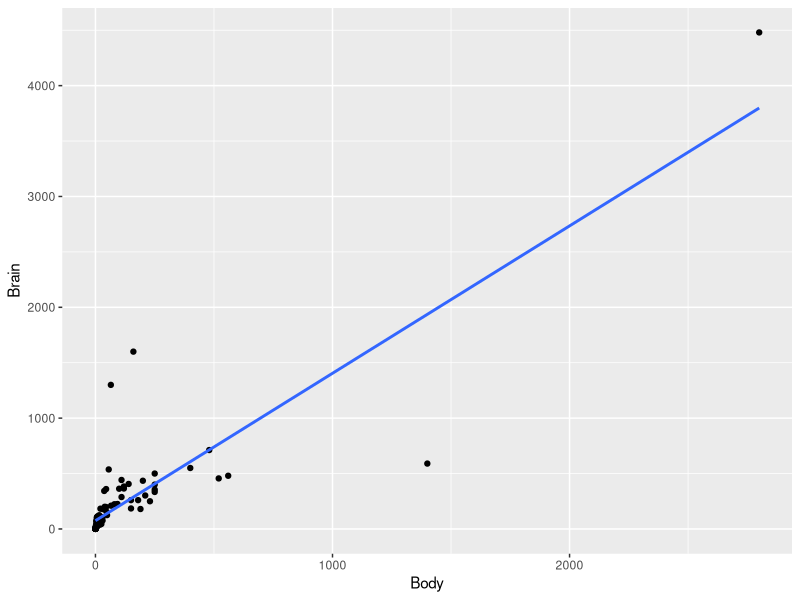
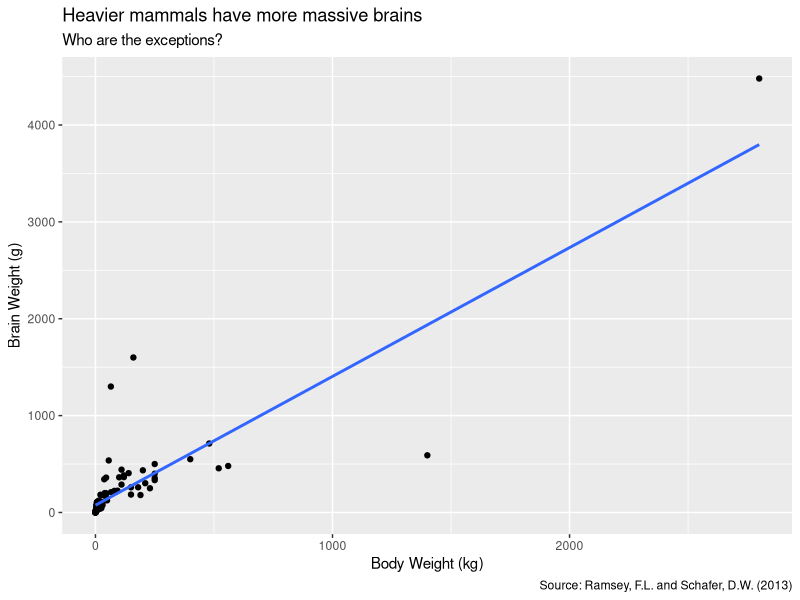
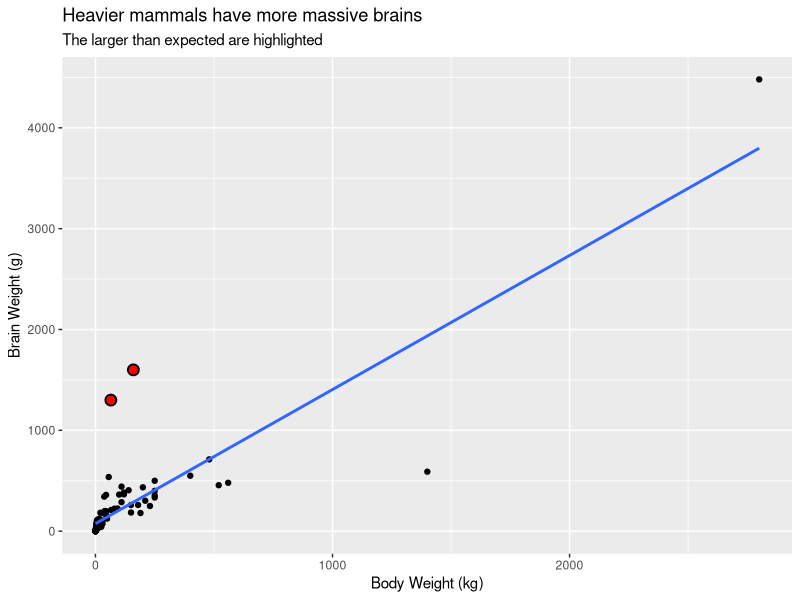
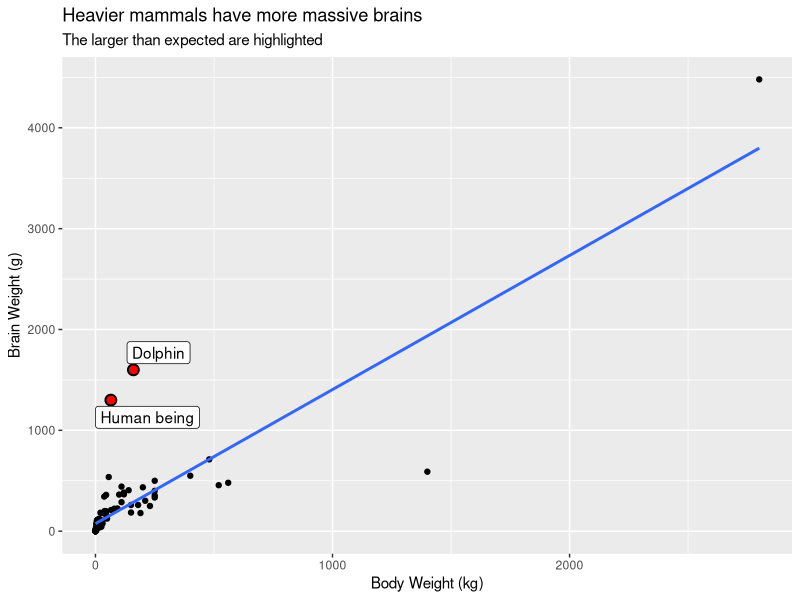
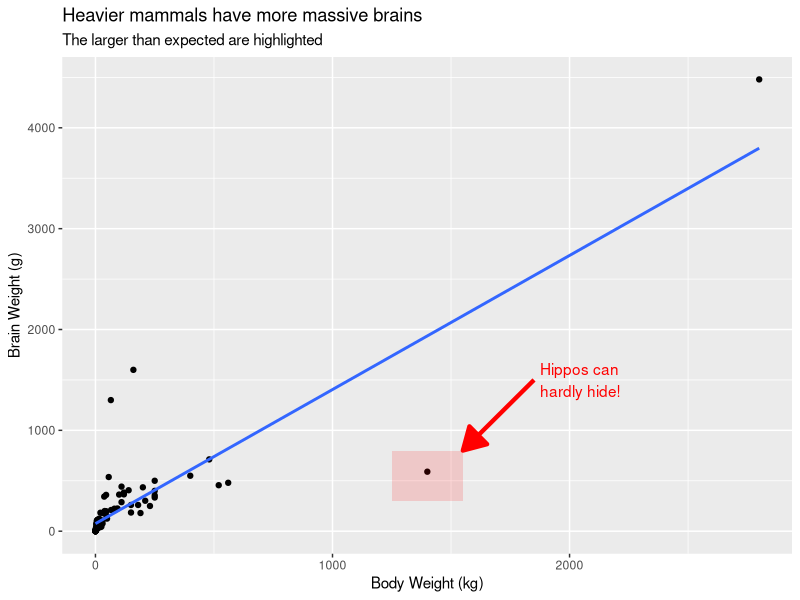
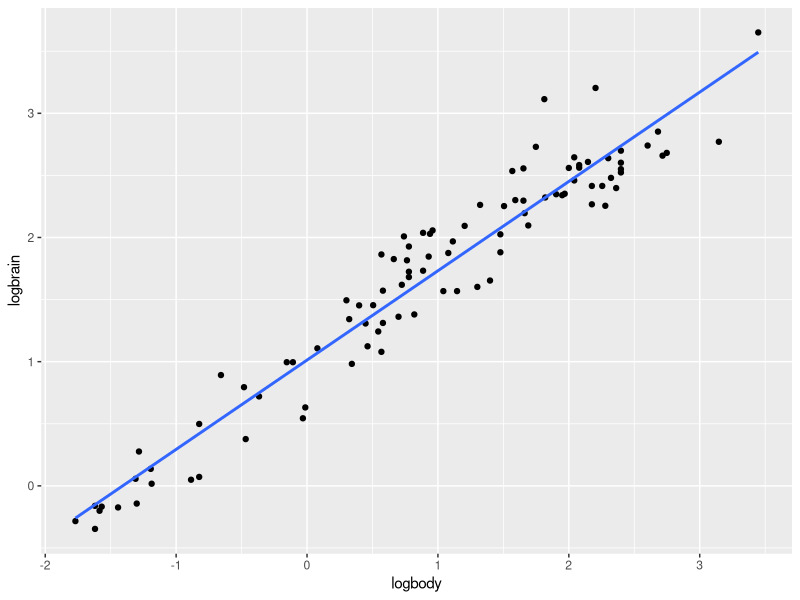
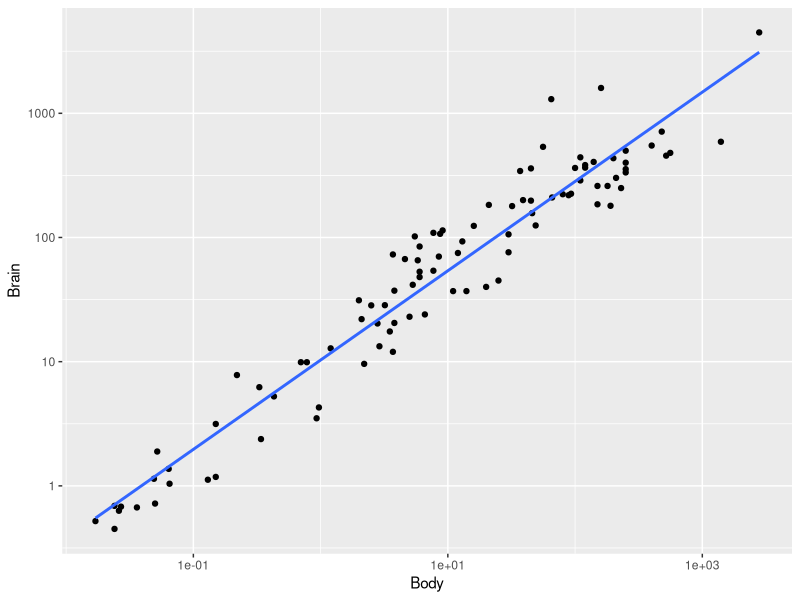
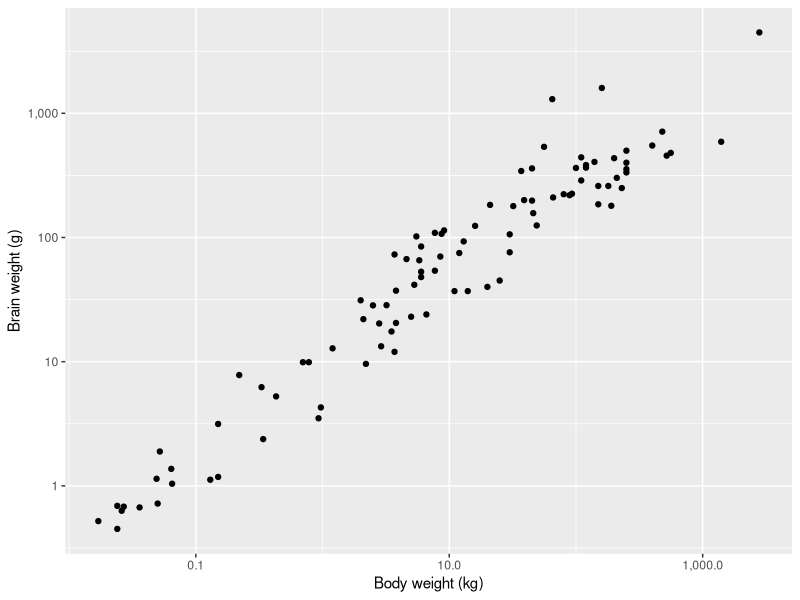

These figures' R source, in order:
## ---- chunk 1
#| label: setup
#| include: false
#| #| eval: true
library(tidyverse)
library(tidyverse)
library(scales)
library(ggrepel)
library(patchwork)
library(ggthemes)
library(palmerpenguins)
mammals <- read_csv("data/mammals.csv")
## ---- chunk 2
mammals <- read_csv("data/mammals.csv")
glimpse(mammals)
## ---- chunk 3
#| echo: false
ggplot(mammals, aes(x = Body, y = Brain)) +
  geom_point() +
  geom_smooth(method = "lm", se = F)
## ---- chunk 4
#| echo: false
#| code-line-numbers: "|4-10"
ggplot(mammals, aes(x = Body, y = Brain)) +
  geom_point() +
  geom_smooth(method = "lm", se = F) +
  labs(
    x = "Body Weight (kg)",
    y = "Brain Weight (g)",
    title = "Heavier mammals have more massive brains",
    subtitle = "Who are the exceptions?",
    caption = "Source: Ramsey, F.L. and Schafer, D.W. (2013)"
)
## ---- chunk 5
#| output-location: slide
#| code-line-numbers: "|1-2, 6|"
extreme_points <-mammals |> 
  filter(Body < 1000, Brain > 1000)

ggplot(mammals, aes(x = Body, y = Brain)) +
  geom_point() +
  geom_point(data = extreme_points, color = "black", fill = "red", size = 3, stroke = 1, shape = 21) +
  geom_smooth(method = "lm", se = F) +
  labs(
    x = "Body Weight (kg)",
    y = "Brain Weight (g)",
    title = "Heavier mammals have more massive brains",
    subtitle = "The larger than expected are highlighted"
)
## ---- chunk 6
#| output-location: slide
#| code-line-numbers: "|6-8"
extreme_points <-mammals |> 
  filter(Body < 1000, Brain > 1000)

ggplot(mammals, aes(x = Body, y = Brain)) +
  geom_point() +
  geom_point(data = extreme_points, color = "black", fill = "red", 
             size = 3, stroke = 1, shape = 21) +
  geom_label_repel(data = extreme_points, aes(label = Species)) +
  geom_smooth(method = "lm", se = F) +
  labs(
    x = "Body Weight (kg)",
    y = "Brain Weight (g)",
    title = "Heavier mammals have more massive brains",
    subtitle = "The larger than expected are highlighted"
)
## ---- chunk 7
mammals |> 
  filter(Body > 1000, Brain < 1000)
## ---- chunk 8
#| output-location: slide
#| code-line-numbers: "|10-15"
ggplot(mammals, aes(x = Body, y = Brain)) +
  geom_point() +
  geom_smooth(method = "lm", se = F) +
  labs(
    x = "Body Weight (kg)",
    y = "Brain Weight (g)",
    title = "Heavier mammals have more massive brains",
    subtitle = "The larger than expected are highlighted"
)+
  annotate(geom = "rect", fill = "red", alpha = 0.15, xmin = 1250, xmax = 1550, 
           ymin = 300, ymax = 800) +
  annotate(geom = "segment", x = 1850, y = 1500, xend = 1550, yend = 800, color = "red",
           lwd = 1.5, arrow = arrow(type = "closed")) +
  annotate(geom = "text", label = "Hippos can\nhardly hide!", x = 1875, y = 1500, color = "red",
           hjust = 0)
## ---- chunk 9
#| output-location: slide
mammals |> 
  mutate(logbody = log10(Body), logbrain = log10(Brain)) |> 
  ggplot(aes(x = logbody, y = logbrain)) +
  geom_point() +
  geom_smooth(method = "lm", se = F) 
## ---- chunk 10
#| output-location: slide
ggplot(mammals, aes(x = Body, y = Brain)) +
  geom_point() +
  geom_smooth(method = "lm", se = F)  +
  scale_x_log10() + 
  scale_y_log10()
## ---- chunk 11
#| output-location: slide
#| code-line-numbers: "|3-4"
ggplot(mammals, aes(x = Body, y = Brain)) +
  geom_point() +
  scale_x_log10(labels = comma_format()) + 
  scale_y_log10(labels = comma_format()) +
  labs(x = "Body weight (kg)",
       y = "Brain weight (g)")
## ---- chunk 12
#| output-location: slide
#| code-line-numbers: "|7"
ggplot(mammals, aes(x = Body, y = Brain)) +
  geom_point() +
  scale_x_log10(labels = comma_format()) + 
  scale_y_log10(labels = comma_format()) +
  labs(x = "Body weight (kg)",
       y = "Brain weight (g)") + 
  theme_bw(base_size = 24)
## ---- chunk 13
#| output-location: slide
ggplot(mammals, aes(x = Body, y = Gestation)) +
  geom_point() +
  scale_x_log10()
## ---- chunk 14
#| output-location: slide
ggplot(mammals, aes(x = Body, y = Gestation)) +
  geom_point() +
  scale_x_log10()+
  coord_cartesian(xlim = c(0.01, 1000), ylim = c(0, 400))
## ---- chunk 15
#| output-location: slide
#| code-line-numbers: "|5-6"
ggplot(mammals, aes(x = Body, y = Gestation)) +
  geom_point() +
  scale_x_log10()+
  coord_cartesian(xlim = c(0.01, 1000), ylim = c(0, 400)) +
  scale_y_continuous(breaks = seq(0, 400, 50), minor_breaks = NULL) +
  theme_minimal()
## ---- chunk 16
p1 <- ggplot(penguins) + 
  geom_point(aes(bill_depth_mm, bill_length_mm)) + 
  labs(title = 'Plot 1')

p2 <- ggplot(penguins) + 
  geom_boxplot(aes(flipper_length_mm, body_mass_g, group = species)) + 
  labs(title = 'Plot 2')

p3 <- ggplot(penguins) + 
  geom_point(aes(bill_length_mm, flipper_length_mm, color = sex)) + 
  labs(title = 'Plot 3')

p4 <- ggplot(penguins) + 
  geom_bar(aes(body_mass_g)) + 
  facet_wrap(~island) + 
  labs(title = 'Plot 4')
## ---- chunk 17
#| output-location: slide
(p1 + p2)/p3/p4
## ---- chunk 18
#| output-location: slide
ggplot(mpg, aes(x = displ, y = hwy)) +
  geom_point(aes(color = drv))
## ---- chunk 19
#| output-location: slide
ggplot(mpg, aes(x = displ, y = hwy)) +
  geom_point(aes(color = drv)) +
  scale_color_brewer(palette = "Set2") +
  theme_minimal()
## ---- chunk 20
#| output-location: slide
#| code-line-numbers: "|1-2,6-7"
# Manually specified color palette using HTML color codes
mycolors <- c("#1b9e77", "#d95f02", "#7570b3")

ggplot(mpg, aes(x = displ, y = hwy)) +
  geom_point(aes(color = drv))+
  scale_color_manual(values = mycolors) +
  theme(text = element_text(size = 24)) # increase base font size of current theme
